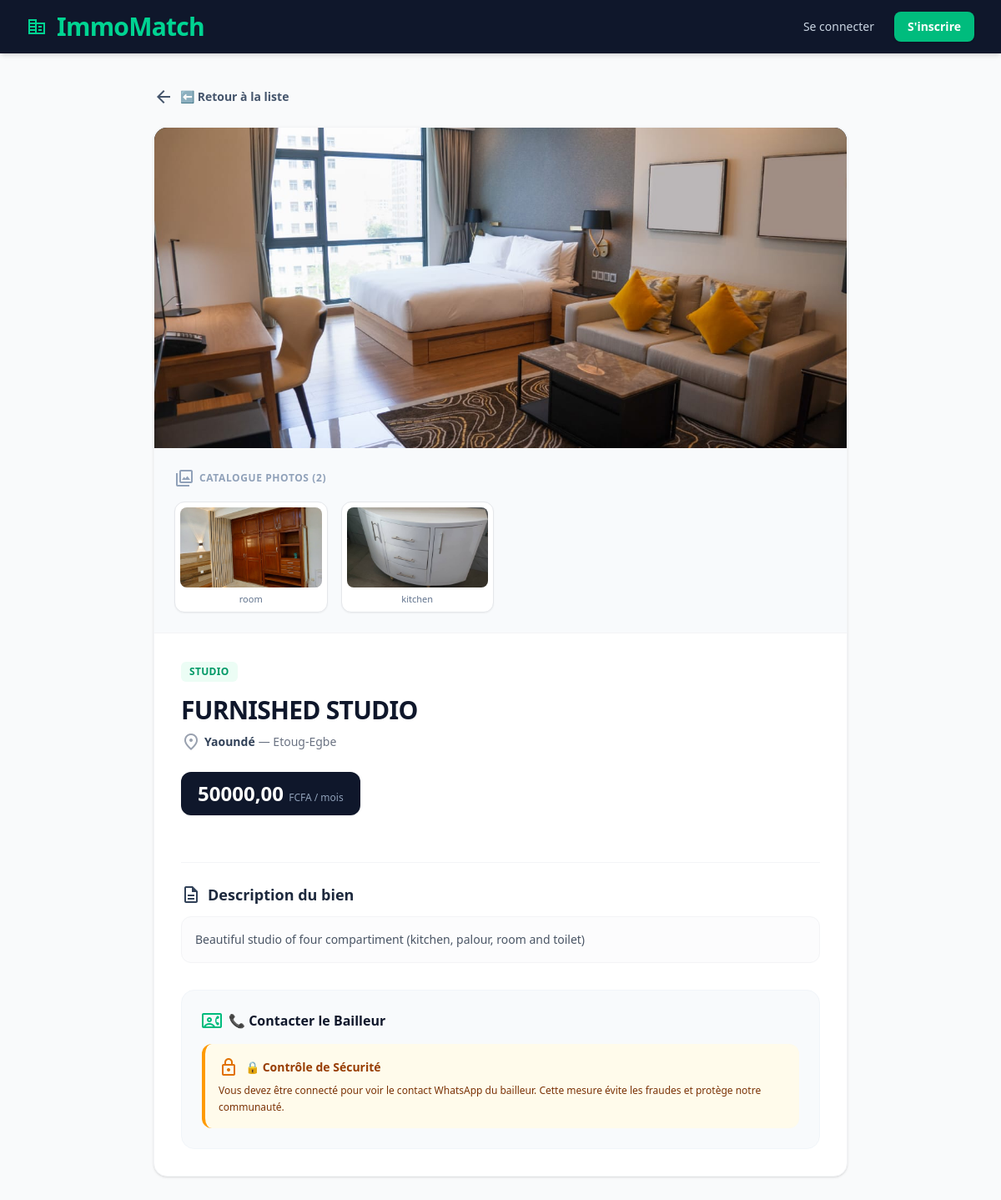
/house/3/, run on the app's committed database.
### listings/models.py (models this page shows, shortened)
class House(models.Model):
    PROPERTY_TYPES = [
        ('studio', 'Studio'),
        ('apartment', 'Appartement'),
        ('house', 'Maison Complète'),
        ('room', 'Chambre'),
    ]
    title = models.CharField(max_length=200)
    description = models.TextField()
    city = models.CharField(max_length=100)
    neighborhood = models.CharField(max_length=100)
    price = models.DecimalField(max_digits=10, decimal_places=2)
    property_type = models.CharField(max_length=20, choices=PROPERTY_TYPES)
    main_image = models.ImageField(upload_to='houses/main/', blank=True, null=True)
    agent_phone = models.CharField(max_length=20)
    created_at = models.DateTimeField(auto_now_add=True)

class HouseImage(models.Model):
    house = models.ForeignKey(House, on_delete=models.CASCADE, related_name='images')
    image = models.ImageField(upload_to='houses/catalog/')
    caption = models.CharField(max_length=100, blank=True, null=True)

### listings/views.py (the view, shortened to what this page needs)
# urls.py: path('house/<int:pk>/', views.house_detail, name='house_detail'),
def house_detail(request, pk):
    house = get_object_or_404(House, pk=pk)
    lang = request.session.get('django_language', 'fr')
    text = TRANSLATIONS[lang]
    context = {
        'house': house,
        'text': text,
        'current_lang': lang,
    }
    return render(request, 'listings/house_detail.html', context)

### listings/templates/listings/house_detail.html (shortened to what this page needs)
<!DOCTYPE html>
<html lang="{{ current_lang }}">
<head>
    <script src="https://cdn.jsdelivr.net/npm/@tailwindcss/browser@4"></script>
</head>
<body class="bg-gray-50 text-gray-800 font-sans antialiased">
    <nav class="bg-slate-900 text-white shadow-md sticky top-0 z-50">
        <div class="max-w-7xl mx-auto px-4 sm:px-6 lg:px-8">
            <div class="flex justify-between h-16 items-center">
                <a href="{% url 'listings:house_list' %}" class="flex items-center gap-3 text-3xl font-black tracking-tight text-emerald-400 hover:text-emerald-300 transition duration-200">
                    <span class="material-symbols-outlined text-4xl">corporate_fare</span>
                    ImmoMatch
                </a>
                <div class="flex items-center gap-6">
                    {% if user.is_authenticated %}
                        <div class="hidden sm:flex flex-col text-right">
                            <span class="text-xs text-slate-400">{{ text.welcome }},</span>
                            <span class="text-sm font-semibold text-emerald-400">{{ user.username }}</span>
                        </div>
                        <form method="post" action="{% url 'listings:logout' %}" class="m-0">
                            {% csrf_token %}
                            <button type="submit" class="flex items-center gap-1 bg-red-600 hover:bg-red-700 text-white text-sm font-medium py-2 px-4 rounded-lg transition shadow-sm cursor-pointer">
                                <span class="material-symbols-outlined text-sm">logout</span>
                                {{ text.logout }}
                            </button>
                        </form>
                    {% else %}
                        <a href="{% url 'listings:login' %}" class="text-sm font-medium text-slate-300 hover:text-white transition">{{ text.login }}</a>
                        <a href="{% url 'listings:register' %}" class="bg-emerald-500 hover:bg-emerald-600 text-white text-sm font-semibold py-2 px-4 rounded-lg transition shadow-sm">{{ text.register }}</a>
                    {% endif %}
                </div>
            </div>
        </div>
    </nav>
    <main class="max-w-4xl mx-auto px-4 sm:px-6 lg:px-8 py-10">
        <a href="{% url 'listings:house_list' %}" class="inline-flex items-center gap-2 text-sm font-bold text-slate-600 hover:text-slate-900 transition mb-6 group">
            <span class="material-symbols-outlined text-lg group-hover:-translate-x-1 transition duration-200">arrow_back</span>
            {{ text.back_list }}
        </a>
        <div class="bg-white rounded-2xl shadow-sm border border-gray-100 overflow-hidden">
            <div class="relative bg-slate-900 h-96 w-full">
                {% if house.main_image %}
                    <img src="{{ house.main_image.url }}" alt="{{ house.title }}" class="w-full h-full object-cover">
                {% else %}
                    <div class="w-full h-full flex flex-col items-center justify-center text-gray-500 gap-2 font-medium">
                        <span class="material-symbols-outlined text-5xl">hide_image</span>
                        {{ text.no_image }}
                    </div>
                {% endif %}
            </div>
            {% if house.images.all %}
                <div class="bg-slate-50 p-6 border-b border-gray-100">
                    <h4 class="text-xs font-bold text-slate-400 uppercase tracking-wider mb-4 flex items-center gap-1.5">
                        <span class="material-symbols-outlined text-base">collections</span>
                        Catalogue photos ({{ house.images.count }})
                    </h4>
                    <div class="grid grid-cols-2 sm:grid-cols-3 md:grid-cols-4 gap-4">
                        {% for item in house.images.all %}
                            <div class="bg-white p-1.5 rounded-xl shadow-xs border border-gray-200 overflow-hidden group">
                                <img src="{{ item.image.url }}" alt="{{ item.caption|default:house.title }}" class="w-full h-24 object-cover rounded-lg group-hover:scale-105 transition duration-300 cursor-pointer">
                                {% if item.caption %}
                                    <p class="text-[11px] text-slate-500 font-medium text-center mt-1.5 truncate px-1">{{ item.caption }}</p>
                                {% endif %}
                            </div>
                        {% endfor %}
                    </div>
                </div>
            {% endif %}
            <div class="p-6 sm:p-8">
                <span class="inline-block text-xs font-bold tracking-wide uppercase text-emerald-600 bg-emerald-50 px-2.5 py-1 rounded-md mb-4">
                    {{ house.get_property_type_display }}
                </span>
                <h1 class="text-3xl font-black text-slate-900 tracking-tight mb-2">{{ house.title }}</h1>
                <p class="text-sm text-gray-500 flex items-center gap-1 mb-6">
                    <span class="material-symbols-outlined text-base text-gray-400">location_on</span>
                    <span class="font-semibold text-slate-700">{{ house.city }}</span> — {{ house.neighborhood }}
                </p>
                <div class="bg-slate-900 inline-block text-white px-5 py-2.5 rounded-xl font-extrabold text-2xl shadow-xs mb-8">
                    {{ house.price }} <span class="text-xs font-normal text-slate-400">{{ text.price_per_month }}</span>
                </div>
                <hr class="border-gray-100 my-6">
                <h3 class="text-lg font-bold text-slate-800 mb-3 flex items-center gap-2">
                    <span class="material-symbols-outlined text-slate-700">description</span>
                    {{ text.description_title }}
                </h3>
                <p class="text-gray-600 leading-relaxed text-sm whitespace-pre-line bg-gray-50/50 p-4 rounded-xl border border-gray-100 mb-8">{{ house.description }}</p>
                <div class="bg-slate-50 rounded-2xl border border-slate-100 p-6">
                    <h3 class="text-base font-bold text-slate-900 mb-4 flex items-center gap-2">
                        <span class="material-symbols-outlined text-emerald-500">contact_phone</span>
                        {{ text.contact_landlord }}
                    </h3>
                    {% if user.is_authenticated %}
                        <a href="https://wa.me/{{ house.agent_phone }}" target="_blank" class="inline-flex items-center gap-2 bg-[#25D366] hover:bg-[#20ba56] text-white font-bold text-sm py-3 px-6 rounded-xl shadow-sm transition duration-200 cursor-pointer">
                            <span class="material-symbols-outlined">chat</span>
                            {{ text.whatsapp_btn }}
                        </a>
                    {% else %}
                        <div class="bg-amber-50 border-l-4 border-amber-500 text-amber-900 rounded-xl p-4">
                            <div class="flex items-center gap-2 font-bold text-sm mb-1.5 text-amber-800">
                                <span class="material-symbols-outlined text-lg text-amber-600">lock</span>
                                {{ text.security_notice }}
                            </div>
                            <p class="text-xs font-medium leading-relaxed">{{ text.anon_warning }}</p>
                        </div>
                    {% endif %}
                </div>
            </div>
        </div>
    </main>
</body>
</html>

### data on the page
House: main_image (picture), images.count "2", property_type "STUDIO", title "FURNISHED STUDIO", city "Yaoundé", neighborhood "Etoug-Egbe", price "50000,00", description "Beautiful studio of four compartiment (kitchen, palour, room and toilet)"
HouseImage: image (picture), caption "room"
HouseImage: image (picture), caption "kitchen"

### other printed values
{{ text.login }} "Se connecter"
{{ text.register }} "S'inscrire"
{{ text.back_list }} "⬅️ Retour à la liste"
{{ text.price_per_month }} "FCFA / mois"
{{ text.description_title }} "Description du bien"
{{ text.contact_landlord }} "📞 Contacter le Bailleur"
{{ text.security_notice }} "🔒 Contrôle de Sécurité"
{{ text.anon_warning }} "Vous devez être connecté pour voir le contact WhatsApp du bailleur. Cette mesure évite les fraudes et protège notre communauté."
